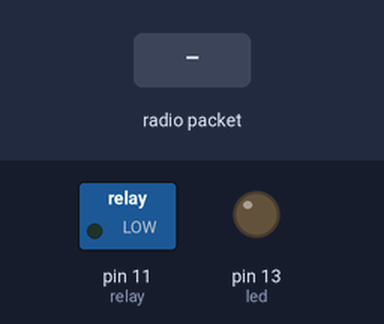
Bench run of a sketch on a simulated Arduino Uno, built for the host (arithmetic inside an expression is 32-bit, double 64-bit). Shown: switched loads named in the sketch (green lamp = pin HIGH), output pins drawn as LEDs (lit = HIGH). The test bench sets the inputs (shaded band). No radio packets arrive unless stated.

Above: at 1.2 s.
1.3 s: radio packet "1" arrives
At 2.5 s:
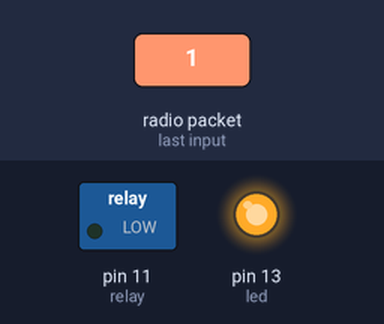
2.8 s: radio packet "0" arrives
At 3.6 s:
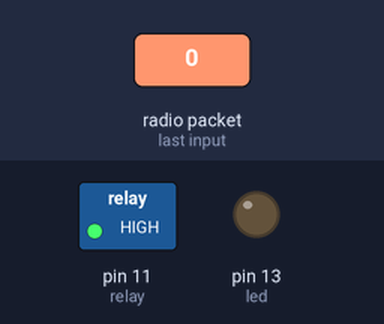
Timing chart, 0 to 5.8 s (numbered marks = the images above; inputs shaded):
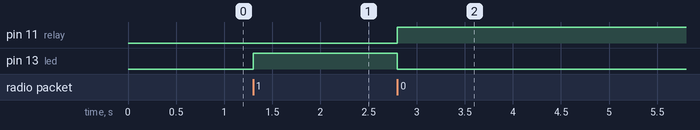

The sketch:

rf-rx.ino
```cpp
/*
 * $OpenBSD: template.ino,v 1.1 2012/04/24 06:37:32 jasper Exp $
 *
 * Arduino projects run something like this:
 *	main() {
 *		init(); // arduino private setup
 *		setup(); // your setup goes here
 *		while(1) {
 *			loop(); // your main loop
 *		}
 *	}
 *
 * Arduino reference is at /usr/local/share/doc/arduino/reference/
 */

#include <VirtualWire.h>

#ifdef __cplusplus
extern "C" {
#endif

void setup(void) {
    /* your code here */
    pinMode(13, OUTPUT); /* onboard led */
    pinMode(11, OUTPUT); /* to relay, inverse logic */

    vw_set_ptt_inverted(true);
    vw_set_rx_pin(12);
    vw_setup(1024);

    vw_rx_start();

    return;
}

void loop(void) {
    /* more of your code here */
    uint8_t buf[VW_MAX_MESSAGE_LEN];
    uint8_t buflen = VW_MAX_MESSAGE_LEN;

    if(vw_get_message(buf, &buflen)) {
        if (buf[0] == '1') {
            digitalWrite(13, HIGH);
            digitalWrite(11, LOW);
        } else if (buf[0] == '0') {
            digitalWrite(13, LOW);
            digitalWrite(11, HIGH);
        }
    }

    return;
}

#ifdef __cplusplus
}
#endif
```

Measured:
- after the input at 1.3 s, pin 13 (led): LOW → HIGH at once
- after the input at 2.8 s, pin 11 (relay): LOW → HIGH at once; pin 13 (led): HIGH → LOW at once
